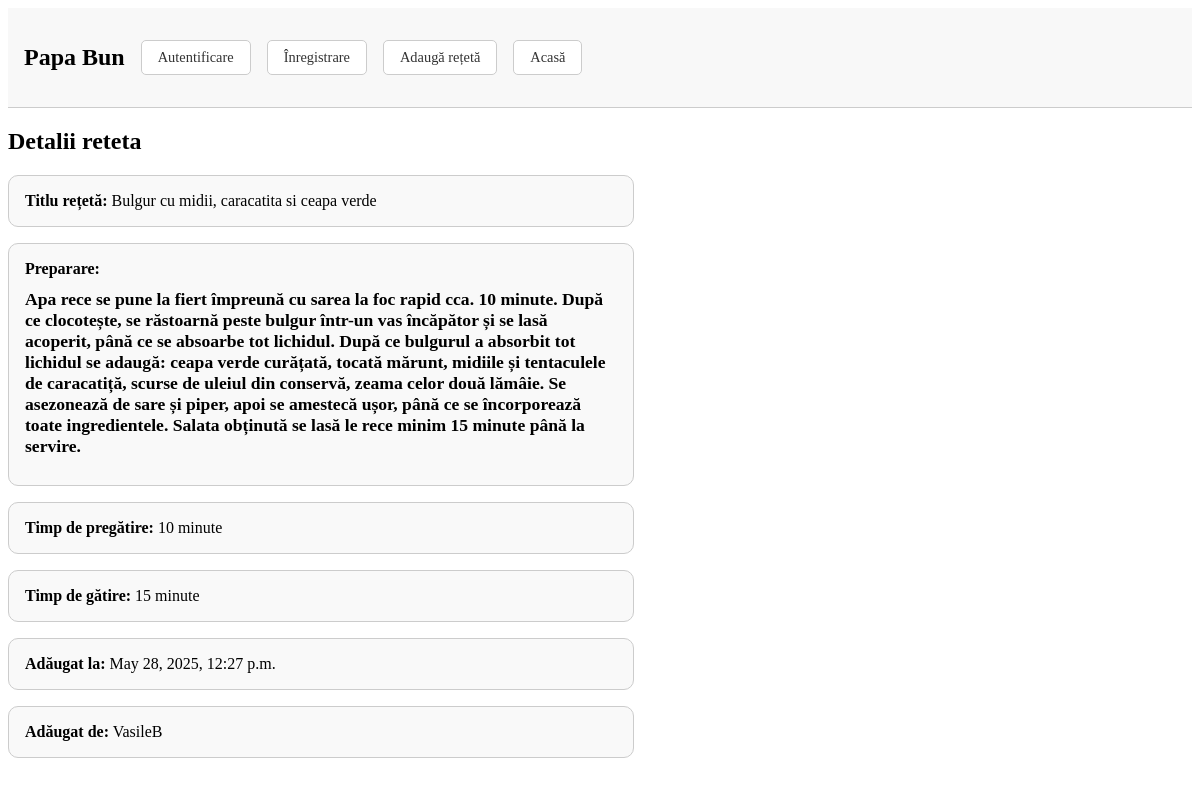
Screenshot of /recipe/8/ with the database file from the repository.
### recipes/models.py (models this page shows, shortened)
class Recipe(models.Model):
    title = models.CharField(max_length=200)
    description = models.TextField(null=True)
    addition_date = models.DateTimeField(auto_now_add=True, null=True)
    prep_time = models.IntegerField(null=True, blank=True)
    cooking_time = models.IntegerField(null=True, blank=True)
    user = models.ForeignKey(User, on_delete=models.CASCADE, related_name='recipes', null=True)

### recipes/views.py (the view)
# urls.py: path('recipe/<int:id>/', views.recipe_detail, name='recipe_detail'),
def recipe_detail(request, id):
    recipe = get_object_or_404(Recipe, id=id)
    return render(request, 'recipes/recipe_detail.html', {'recipe': recipe})

### recipes/templates/recipes/recipe_detail.html (shortened to what this page needs)
{% extends 'base.html' %}
{% block content %}
<h2>Detalii reteta</h2>
<div style="width: 50%; padding: 0; display: flex; flex-direction: column; gap: 1rem;">
  <div style="width: 100%; padding: 1rem; border: 1px solid #ccc; border-radius: 10px; background-color: #f9f9f9;">
    <strong>Titlu rețetă:</strong> {{ recipe.title }}
  </div>
  <div style="width: 100%; padding: 1rem; border: 1px solid #ccc; border-radius: 10px; background-color: #f9f9f9;">
    <strong>Preparare:</strong> <h1 style="font-size: 1.1rem;">{{ recipe.description }}</h1>
  </div>
  <div style="width: 100%; padding: 1rem; border: 1px solid #ccc; border-radius: 10px; background-color: #f9f9f9;">
    <strong>Timp de pregătire:</strong> {{ recipe.prep_time }} minute
  </div>
  <div style="width: 100%; padding: 1rem; border: 1px solid #ccc; border-radius: 10px; background-color: #f9f9f9;">
    <strong>Timp de gătire:</strong> {{ recipe.cooking_time }} minute
  </div>
  <div style="width: 100%; padding: 1rem; border: 1px solid #ccc; border-radius: 10px; background-color: #f9f9f9;">
    <strong>Adăugat la:</strong> {{ recipe.addition_date }}
  </div>
  <div style="width: 100%; padding: 1rem; border: 1px solid #ccc; border-radius: 10px; background-color: #f9f9f9;">
    <strong>Adăugat de:</strong> {{ recipe.user.username }}
  </div>
{% endblock %}

### rows the page displays
Recipe: title "Bulgur cu midii, caracatita si ceapa verde", description "Apa rece se pune la fiert împreună cu sarea la foc rapid cca. 10 minute. După ce clocotește, se răstoarnă peste bulgur într-un vas încăpător și se lasă acoperit, până ce se absoarbe tot lichidul. După ce bulgurul a absorbit tot lichidul se adaugă: ceapa verde curățată, tocată mărunt, midiile și tentaculele de caracatiță, scurse de uleiul din conservă, zeama celor două lămâie. Se asezonează de sare și piper, apoi se amestecă ușor, până ce se încorporează toate ingredientele. Salata obținută se lasă le rece minim 15 minute până la servire.", prep_time "10", cooking_time "15", addition_date "May 28, 2025, 12:27 p.m.", user.username "VasileB"
